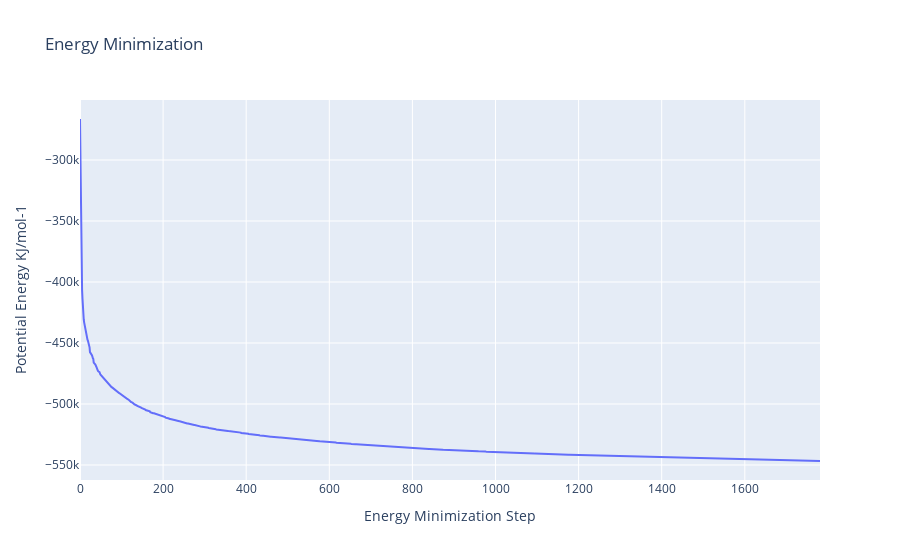

The notebook cell this image was saved under:
### Code cell
import plotly
import plotly.graph_objs as go

#Read data from file and filter energy values higher than 1000 Kj/mol^-1
with open(output_min_ene_xvg,'r') as energy_file:
    x,y = map(
        list,
        zip(*[
            (float(line.split()[0]),float(line.split()[1]))
            for line in energy_file 
            if not line.startswith(("#","@")) 
            if float(line.split()[1]) < 1000 
        ])
    )

plotly.offline.init_notebook_mode(connected=True)

fig = ({
    "data": [go.Scatter(x=x, y=y)],
    "layout": go.Layout(title="Energy Minimization",
                        xaxis=dict(title = "Energy Minimization Step"),
                        yaxis=dict(title = "Potential Energy KJ/mol-1")
                       )
})

plotly.offline.iplot(fig)

### Figure 1 — Plotly figure (JSON) as saved in the notebook; plotly's stock layout.template omitted (floating-point values rounded to 4 significant figures; data arrays with more than 128 entries replaced by an {"elided": "..."} marker saying what was removed)
{"data": [{"type": "scatter", "x": {"elided": "1410 int values"}, "y": {"elided": "1410 float values"}}], "layout": {"title": {"text": "Energy Minimization"}, "xaxis": {"title": {"text": "Energy Minimization Step"}}, "yaxis": {"title": {"text": "Potential Energy KJ/mol-1"}}}}
